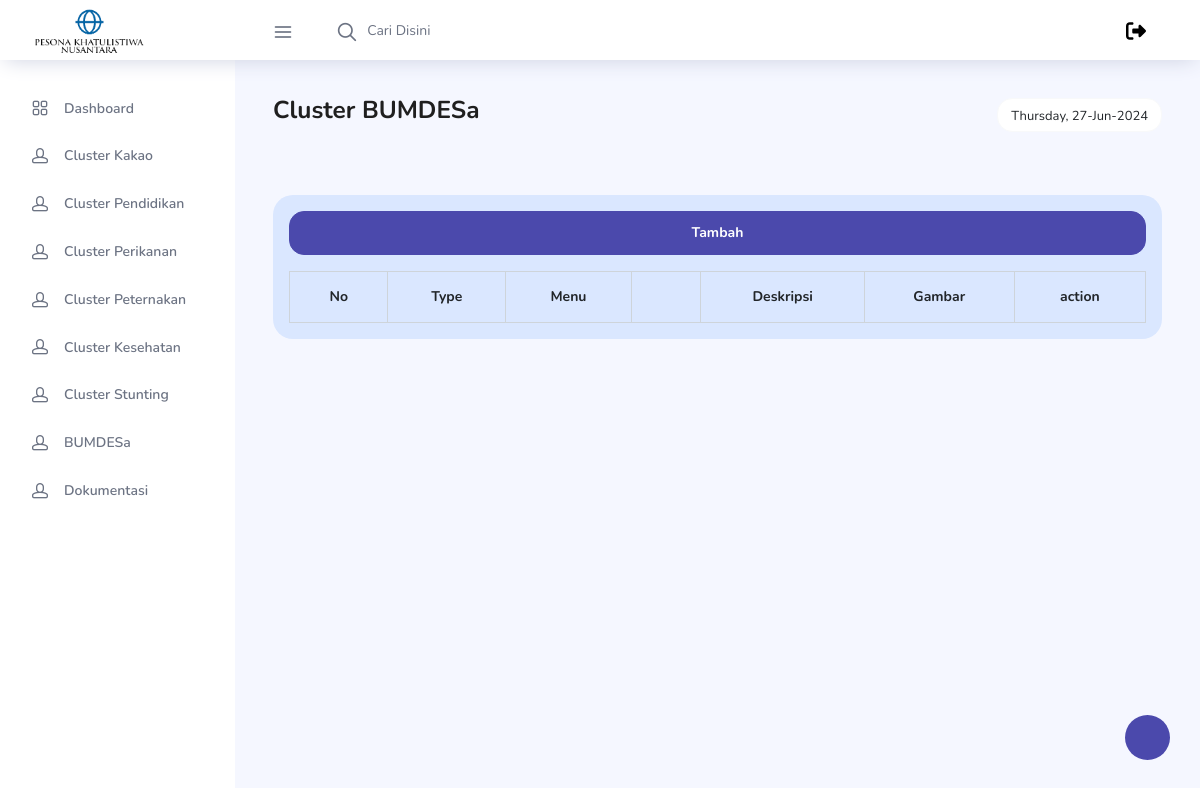
The app's page /admin/cluster-BUMDESa.php?type=BUMDESa (signed in), older data.
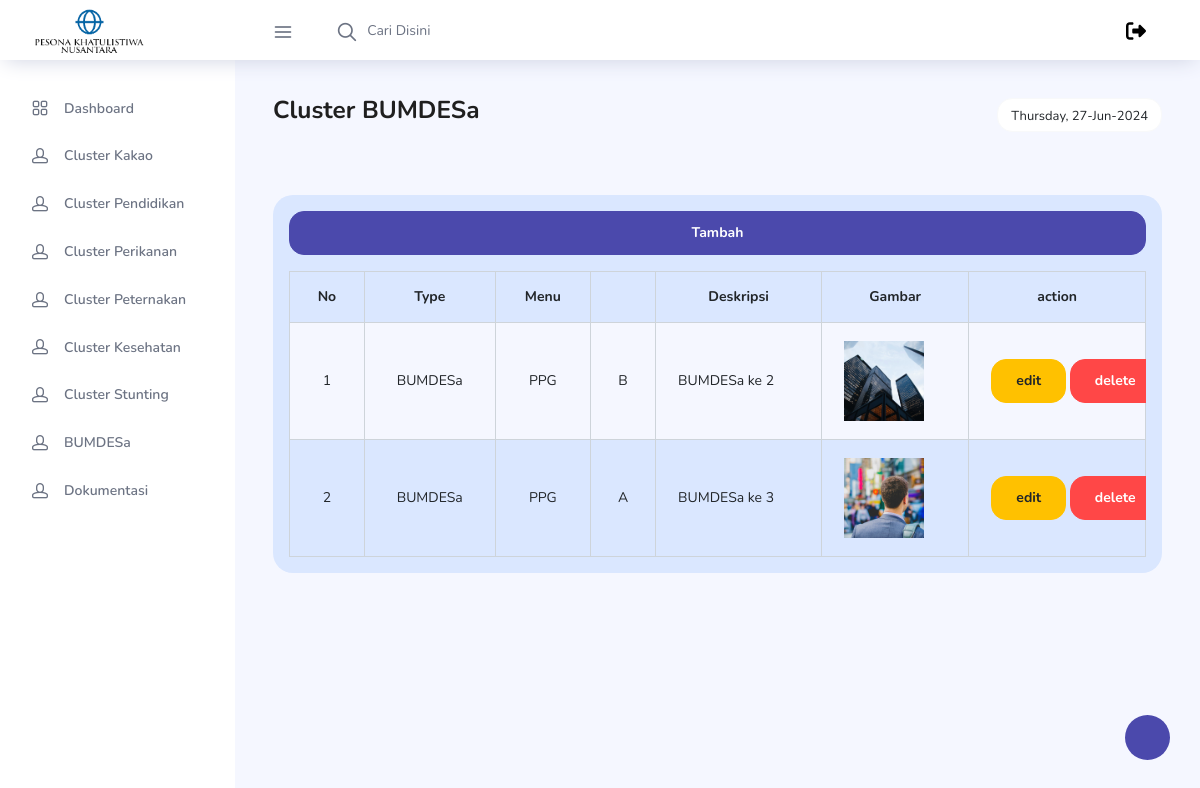
The same page, newer data.
### tables this page shows
CREATE TABLE `tbl_cluster` (
  `id_cluster` int(11) NOT NULL,
  `image_cluster` varchar(500) NOT NULL,
  `desc_cluster` varchar(550) NOT NULL,
  `type_cluster` varchar(225) NOT NULL,
  `menu_cluster` varchar(225) NOT NULL,
  `sub_menu_cluster` varchar(225) NOT NULL
);

### admin/cluster-BUMDESa.php (the view, shortened to what the changed rows need)
<?php
    include_once('../Koneksi/config.php');
    $info = $_GET['type'];
    $data = mysqli_query($mysqli, "SELECT * FROM `tbl_cluster` WHERE `type_cluster`='$info'");
    $type = ["Kakao", "Pendidikan", "Perikanan", "Peternakan", "Kesehatan", "Stunting", "BUMDESa", "Dokumentasi"];
    $no=0;
?>
<!DOCTYPE html>
<html lang="en">
  <head>
    <link rel="stylesheet" href="../vendors/feather/feather.css" />
    <link rel="stylesheet" href="../vendors/ti-icons/css/themify-icons.css" />
    <link rel="stylesheet" href="../vendors/css/vendor.bundle.base.css" />
    <link rel="stylesheet" href="../vendors/datatables.net-bs4/dataTables.bootstrap4.css" />
    <link rel="stylesheet" href="../vendors/ti-icons/css/themify-icons.css" />
    <link rel="stylesheet" type="text/css" href="../js/select.dataTables.min.css" />
    <link rel="stylesheet" href="../css/vertical-layout-light/style.css" />
  </head>
  <body>
    <div class="container-scroller">
      <div class="container-fluid page-body-wrapper">
        <nav class="sidebar sidebar-offcanvas" id="sidebar">
          <ul class="nav">
            <?php
               for($i=0; $i < count($type); $i++){
            ?>
            <li class="nav-item" >
              <a class="nav-link" href="cluster-<?=$type[$i] ?>.php?type=<?=$type[$i] ?>">
                <i class="icon-head menu-icon"></i>
                <span class="menu-title"><?=($type[$i]!="BUMDESa" and $type[$i]!="Dokumentasi")? "Cluster":""?> <?=$type[$i] ?></span>
              </a>
            </li>
            <?php
                }
            ?>
          </ul>
        </nav>
        <div class="main-panel">
          <div class="content-wrapper">
            <div class="row">
              <div class="col-md-12 grid-margin stretch-card">
                <div class="card tale-bg p-3">
                    <div class="table-responsive">
                        <table class="table table-striped table-bordered" id="dataTable" width="100%" cellspacing="0">
                            <thead>
                                <tr>
                                    <th class="text-center">No</th>
                                    <th class="text-center">Type</th>
                                    <th class="text-center">Menu</th>
                                    <th class="text-center"></th>
                                    <th class="text-center">Deskripsi</th>
                                    <th class="text-center">Gambar</th>
                                    <th class="text-center">action</th>
                                </tr>
                            </thead>
                            <tbody>
                                <?php
                                    while ($cluster = mysqli_fetch_array($data)) {
                                        $no++;
                                ?>
                                <tr>
                                    <td class="text-center"><?=$no; ?></td>
                                    <td class="text-center"><?=$cluster['type_cluster'] ?></td>
                                    <td class="text-center"><?=$cluster['menu_cluster'] ?></td>
                                    <td class="text-center"><?=$cluster['sub_menu_cluster'] ?></td>
                                    <td ><?=$cluster['desc_cluster'] ?></td>
                                    <td><img src="../images/cluster/<?=$cluster['image_cluster'] ?>"  alt="" height="80" width="80" style="border-radius: 0; width:80px; height:80px; object-fit:cover;"> </td>
                                    <td style="max-width: 150px;">
                                        <a href="edit.php?id=<?=$cluster['id_cluster']?>&type=<?=$cluster['type_cluster'] ?>" class="btn btn-warning"><b>edit</b></a>
                                        <a href="delete.php?id=<?=$cluster['id_cluster']?>&type=<?=$cluster['type_cluster'] ?>" class="btn btn-danger" onclick="return confirm('Apakah anda yakin?')" ><b>delete</b><a>
                                    </td>
                                </tr>
                                <?php
                                    }
                                ?>
                            </tbody>
                        </table>
                    </div>
                </div>
              </div>
            </div>
  </body>
</html>

Row changes from the older to the newer data that the page shows:
added tbl_cluster: type_cluster "BUMDESa", menu_cluster "PPG", sub_menu_cluster "B", desc_cluster "BUMDESa ke 2", image_cluster (picture)
added tbl_cluster: type_cluster "BUMDESa", menu_cluster "PPG", sub_menu_cluster "A", desc_cluster "BUMDESa ke 3", image_cluster (picture)
